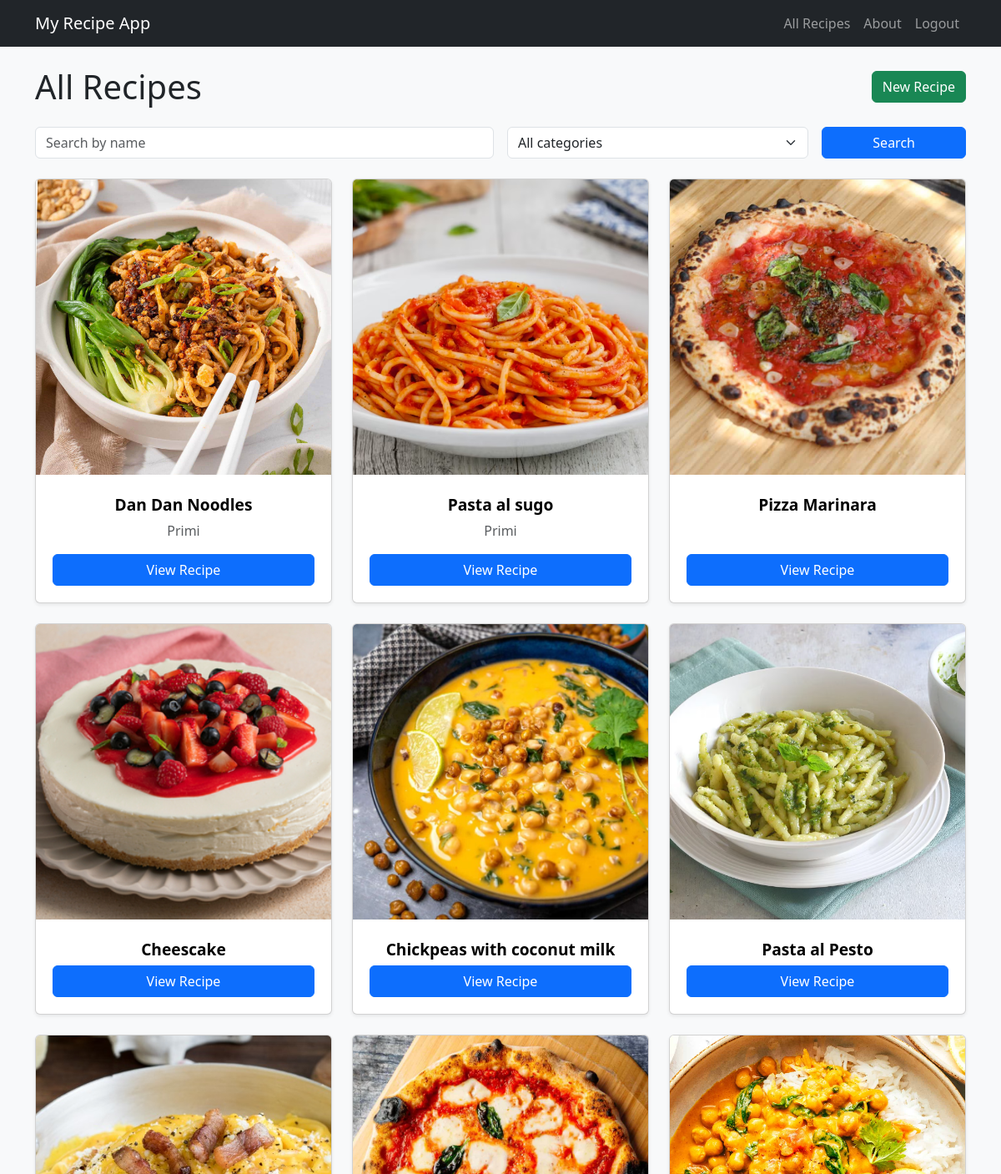
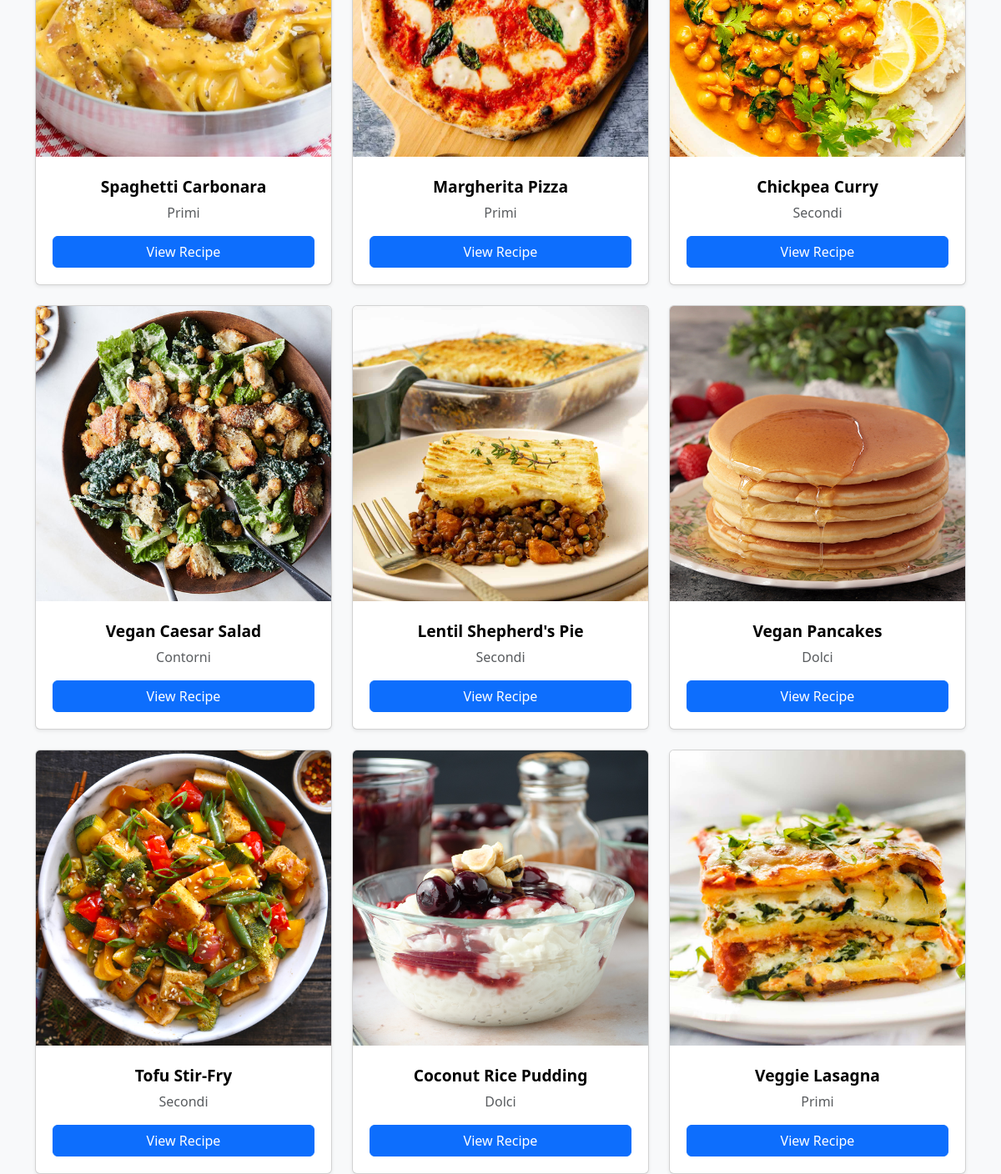
Page /recipes/ (signed in) on the committed database (2 pictures, top to bottom).
### recipes/models.py (models this page shows, shortened)
class Recipe(models.Model):
    CATEGORY_CHOICES = [
        ('antipasti', 'Antipasti'),
        ('primi', 'Primi'),
        ('secondi', 'Secondi'),
        ('contorni', 'Contorni'),
        ('dolci', 'Dolci'),
    ]
    name = models.CharField(max_length=120)
    description = models.TextField()
    ingredients = models.TextField()
    cooking_time = models.PositiveIntegerField(help_text="In minutes")
    category = models.CharField(
        max_length=20,
        choices=CATEGORY_CHOICES,
        blank=True
    )
    image = models.ImageField(upload_to='recipes/', blank=True, null=True)
    created_at = models.DateTimeField(default=timezone.now)

### recipes/views.py (the view, shortened to what this page needs)
# urls.py: path('recipes/', views.recipes_list, name='list'),
@login_required
def recipes_list(request):
    form = RecipeSearchForm(request.GET or None)
    recipes = Recipe.objects.all()
    recipes_qs = recipes.values("id", "name", "cooking_time")
    df = pd.DataFrame.from_records(recipes_qs)
    if not df.empty:
        df["name"] = df.apply(
            lambda row: f'<a href="{reverse("recipes:detail", args=[row["id"]])}">{row["name"]}</a>',
            axis=1
        )
    table = df.to_html(
        classes="table table-striped table-hover",
        index=False,
        escape=False
    )
    category_counts = recipes.values("category").annotate(count=Count("id"))
    df_cat = pd.DataFrame.from_records(category_counts)
    if not df_cat.empty:
        static_dir = os.path.join(os.path.dirname(__file__), 'static', 'recipes')
        os.makedirs(static_dir, exist_ok=True)
        chart_path = os.path.join(static_dir, 'category_bar.png')
        plt.figure()
        plt.bar(df_cat["category"], df_cat["count"])
        plt.xlabel("Category")
        plt.ylabel("Number of Recipes")
        plt.title("Recipes per Category")
        plt.tight_layout()
        plt.savefig(chart_path)
        plt.close()
    context = {
        "form": form,
        "recipes": recipes,
        "table": table,
    }
    return render(request, "recipes/recipes_list.html", context)

### recipes/forms.py
class RecipeSearchForm(forms.Form):
    recipe_name = forms.CharField(
        required=False,
        label="Recipe name",
        widget=forms.TextInput(attrs={"placeholder": "Search by name"})
    )
    category = forms.ChoiceField(
        required=False,
        choices=[("", "All categories")] + Recipe.CATEGORY_CHOICES,
        label="Category"
    )

### recipes/templates/recipes/recipes_list.html
{% extends "recipes/base.html" %}
{% load widget_tweaks %}
{% block content %}
<div class="d-flex justify-content-between align-items-center mb-4">
  <h1 class="mb-0">All Recipes</h1>
  {% if user.is_authenticated %}
  <a href="{% url 'recipes:create' %}" class="btn btn-success">New Recipe</a>
  {% endif %}
</div>
<div class="mb-4">
  <form method="get" class="row g-3">
    <div class="col-md-6">{{ form.recipe_name|add_class:"form-control" }}</div>
    <div class="col-md-4">{{ form.category|add_class:"form-select" }}</div>
    <div class="col-md-2">
      <button type="submit" class="btn btn-primary w-100">Search</button>
    </div>
  </form>
</div>
<div class="row row-cols-1 row-cols-md-3 g-4">
  {% for recipe in recipes %}
  <div class="col d-flex">
    <div class="card shadow-sm recipe-card flex-fill">
      {% if recipe.image %}
      <a href="{% url 'recipes:detail' recipe.pk %}">
        <img src="{{ recipe.image.url }}" alt="{{ recipe.name }}" class="recipe-img card-img-top" />
      </a>
      {% else %}
      <div class="recipe-placeholder"></div>
      {% endif %}
      <div class="card-body text-center d-flex flex-column">
        <h5 class="card-title mt-2">{{ recipe.name }}</h5>
        {% if recipe.category %}
        <p class="text-muted">{{ recipe.get_category_display }}</p>
        {% endif %}
        <a href="{% url 'recipes:detail' recipe.pk %}" class="btn btn-primary mt-auto">View Recipe</a>
      </div>
    </div>
  </div>
  {% empty %}
  <p>No recipes found.</p>
  {% endfor %}
</div>
{% endblock %}

### recipes/static/recipes/style.css (style rules this page uses)
.recipe-img { width: 100%; aspect-ratio: 1 / 1; object-fit: cover; display: block; }
.recipe-card { height: 100%; transition: transform 0.2s ease, box-shadow 0.2s ease; }
.card-title { color: #000 !important; font-weight: 600; font-size: 1.2rem; }
.card-body a.btn { margin: 0.25rem; }

### rows in the picture
Recipe: image (picture), name "Dan Dan Noodles", category "Primi"
Recipe: image (picture), name "Pasta al sugo", category "Primi"
Recipe: image (picture), name "Pizza Marinara"
Recipe: image (picture), name "Cheescake"
Recipe: image (picture), name "Chickpeas with coconut milk"
Recipe: image (picture), name "Pasta al Pesto"
Recipe: image (picture), name "Spaghetti Carbonara", category "Primi"
Recipe: image (picture), name "Margherita Pizza", category "Primi"
Recipe: image (picture), name "Chickpea Curry", category "Secondi"
Recipe: image (picture), name "Vegan Caesar Salad", category "Contorni"
Recipe: image (picture), name "Lentil Shepherd's Pie", category "Secondi"
Recipe: image (picture), name "Vegan Pancakes", category "Dolci"
Recipe: image (picture), name "Tofu Stir-Fry", category "Secondi"
Recipe: image (picture), name "Coconut Rice Pudding", category "Dolci"
Recipe: image (picture), name "Veggie Lasagna", category "Primi"
